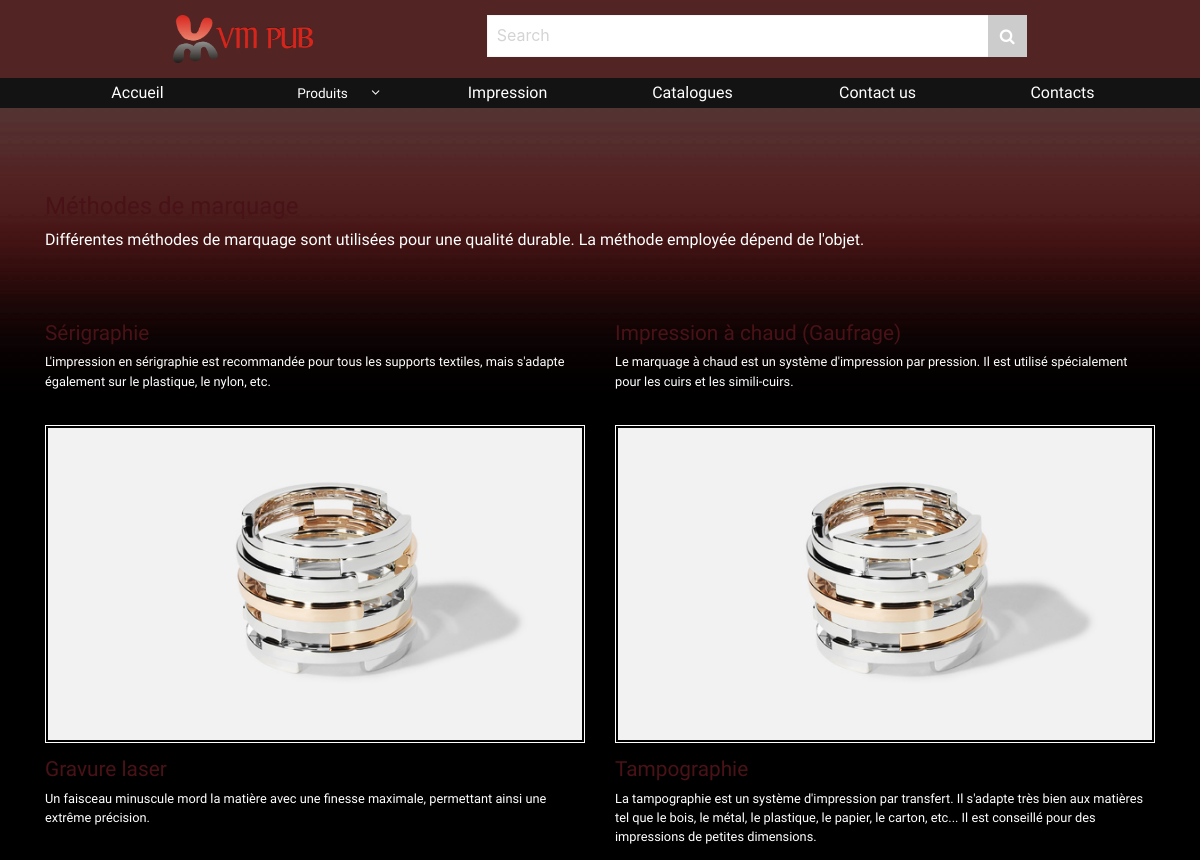
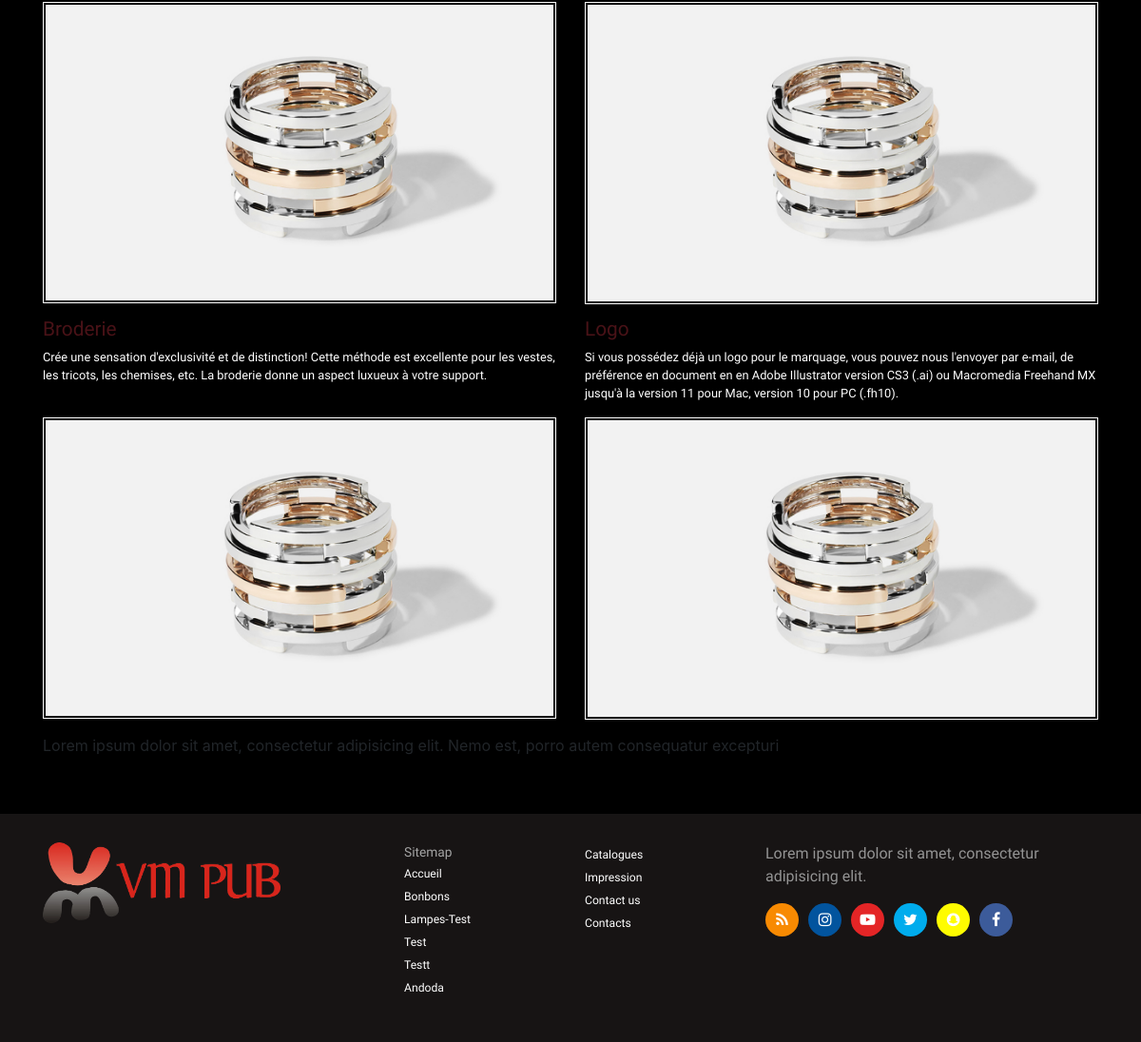
Page /impression/ on the committed database (2 pictures, top to bottom).
### main/models.py (models this page shows, shortened)
class Impression(models.Model):
    title = models.CharField(null=False, max_length=100)
    description = models.CharField(null=False, max_length=2000)
    photo = models.FileField(null=False, upload_to=settings.MEDIA_ROOT + '/impression/')

class Category(models.Model):
    name = models.CharField(null=False, max_length=50)
    photo = models.FileField(null=False, upload_to=settings.MEDIA_ROOT+'/categories/')

### main/views.py (the view)
# urls.py: url(r'impression/', ImpressionView.as_view(), name='impression'),
class ImpressionView(View):
    template_name = 'main/impression.html'
    def get(self, request):
        context = {'categories': get_categories(), 'news': get_news()}
        return render(request, 'main/impression.html', context)

### main/context_processors.py (called while the page is built)
def get_category_menu(request):
    cat_names = []
    categories = Category.objects.all()
    for category in categories:
        cat_names.append(category.name)
    return {
        'categories': cat_names,
        'impressions': Impression.objects.all(),
        'catalogs': Catalog.objects.all(),
    }

### main/views.py (called while the page is built)
def get_news():
    news = []
    hot_news = HotNew.objects.all()
    if hot_news:
        for n in hot_news:
            news.append(n.news)
    return news

def get_categories():
    cat_names = []
    categories = Category.objects.all()
    for category in categories:
        cat_names.append(category.name)
    categories_names = []
    for name in cat_names:
        categories_names.append(re.sub('\s+', '-', name))
    return categories_names

### main/templates/main/impression.html
{% extends 'main/base.html' %}
{% block content %}
{% load static %}
    <div class="container">
           <h2 class='special-header'>Impression</h2>
    </div>
    <div class='impression'>
        <div class="container">
            <div class="start">
                <h4 style="color: #491217">Méthodes de marquage</h4>
                <p>Différentes méthodes de marquage sont utilisées pour une qualité durable. La méthode employée dépend de l'objet.</p>
            </div>
            <div class="row">
                {% for imp in impressions %}
                <div class="col-md-6">
                    <div class="type">
                        <h4 style="color: #491217">{{ imp.title }}</h4>
                        <p>{{ imp.description }}</p>
                        <div class='image'>
                            <img src='{% static 'main/images/1.jpg'%}' alt='' class='img-fluid' />
                        </div>
                    </div>
                </div>
                {% endfor %}
            </div>
            <marquee>Lorem ipsum dolor sit amet, consectetur adipisicing elit. Nemo est, porro autem consequatur excepturi</marquee>
        </div>
    </div>
    {% endblock %}

### main/templates/main/footer.html (shortened to what this page needs)
{% load static %}
{% block footer %}
    <div class='footer'>
        <div class='container'>
            <div class='row'>
                <div class='col-md-4'>
                    <a href='#' target="_blank"><img src='{% static 'main/images/gif.gif' %}' alt='logo' class='img-fluid flogo' /></a>
                </div>
                <div class='col-md-4'>
                    <ul class='sitemap list-unstyled row'>
                        <div class='col-6'>
                            <li>
                                Sitemap
                            </li>
                            <li class="active">
                                <a href="{% url 'main:home' %}">Accueil <span class="sr-only">(current)</span></a>
                            </li>
                            {% for cat in categories %}
                            <li>
                                <a href="{% url 'main:categories' cat_name=cat %}">{{ cat|title }}</a>
                            </li>
                            {% endfor %}
                        </div>
                        <div class='col-6'>
                            <li>
                                <a href="{% url 'main:catalog' %}">Catalogues</a>
                            </li>
							 <li>
                                <a href="{% url 'main:impression' %}">Impression</a>
                            </li>
                            <li>
                                <a href="{% url 'main:contact' %}">Contact us</a>
                            </li>
                            <li>
                                <a href="{% url 'main:details' %}">Contacts</a>
                            </li>
                        </div>
                    </ul>
                </div>
                <div class='col-md-4'>
                    <div class='footer-brand'>
                        <p>Lorem ipsum dolor sit amet, consectetur adipisicing elit.</p>
                        <ul class='footer-media list-unstyled'>
                            <li><i class='fa fa-rss'></i></li>
                            <li><i class='fa fa-instagram'></i></li>
                            <li><i class='fa fa-youtube-play'></i></li>
                            <li><i class='fa fa-twitter'></i></li>
                            <li><i class='fa fa-snapchat'></i></li>
                            <li><i class='fa fa-facebook'></i></li>
                        </ul>
                    </div>
                </div>
            </div>
        </div>
    </div>
{% endblock %}

### main/static/main/css/stylesheet.css (style rules this page uses)
* { -webkit-box-sizing: border-box; -moz-box-sizing: border-box; -o-box-sizing: border-box; box-sizing: border-box; }
html { margin: 0; padding: 0; background-color: transparent; background-image: url(../images/bg.jpg); background-position: left top; background-repeat: repeat; background-attachment: scroll; }
body { background: url(../images/bg.jpg) no-repeat; -webkit-background-size: cover; -moz-background-size: cover; -o-background-size: cover; background-size: cover; height: 1vh }
h1,h2,h3,h4,h5,h6 { font-family: 'Do Hyeon', sans-serif; }
::placeholder { color: #d4d4d4;font-size: 1rem }
.special-header { padding-top: 60px;padding-left: 20px; color:#FFF;position: relative }
.special-header:before { content: ''; position: absolute; top: 55px; left: 0; width: 7px; height: 40px; background: #FFF; }
.footer { background: #171414; color: #FFF; padding: 30px 0; overflow: hidden; }
.footer .flogo { width: 250px }
.footer ul div:first-of-type li:first-of-type { cursor: default; font-size: 0.86rem; color: #a5a5a5; }
.footer ul div li a { font-size: 0.76rem }
.footer p { color: #949494 }
.footer .footer-media { display: flex; margin: 0 0 30px 0; padding: 0; color: #FFF }
.footer .footer-media li i { background: #FFF; width: 35px; height: 35px; line-height: 35px; text-align: center; border-radius: 50% }
.footer .footer-media li { padding-right: 10px }
.footer .footer-media li i:first-of-type { background: #f88a02 }
.footer .footer-media li:nth-of-type(2) i { background: #02549e }
.footer .footer-media li:nth-of-type(3) i { background: #e42526 }
.footer .footer-media li:nth-of-type(4) i { background: #00aced }
.footer .footer-media li:nth-of-type(5) i { background: #fffc00 }
.footer .footer-media li:last-of-type i { background: #3c5b9a }
.footer .sitemap { padding: 0; }
.footer .sitemap a { color: #FFF; text-decoration: none }
.impression { padding: 60px 0 }
.impression .start { margin: 30px 0 70px 0; color: #FFF }
.impression .type { color: #FFF;margin-bottom: 15px }
.impression .type h4 { font-size: 1.3rem }
.impression .type p { min-height: 57px; font-size: .8rem; }
.impression .type .image { border: 1px solid #FFF; padding: 2px; }

### rows in the picture
Impression: title "Sérigraphie", description "L'impression en sérigraphie est recommandée pour tous les supports textiles, mais s'adapte également sur le plastique, le nylon, etc."
Impression: title "Impression à chaud (Gaufrage)", description "Le marquage à chaud est un système d'impression par pression. Il est utilisé spécialement pour les cuirs et les simili-cuirs."
Impression: title "Gravure laser", description "Un faisceau minuscule mord la matière avec une finesse maximale, permettant ainsi une extrême précision."
Impression: title "Tampographie", description "La tampographie est un système d'impression par transfert. Il s'adapte très bien aux matières tel que le bois, le métal, le plastique, le papier, le carton, etc... Il est conseillé pour des impressions de petites dimensions."
Impression: title "Broderie", description "Crée une sensation d'exclusivité et de distinction! Cette méthode est excellente pour les vestes, les tricots, les chemises, etc. La broderie donne un aspect luxueux à votre support."
Impression: title "Logo", description "Si vous possédez déjà un logo pour le marquage, vous pouvez nous l'envoyer par e-mail, de préférence en document en en Adobe Illustrator version CS3 (.ai) ou Macromedia Freehand MX jusqu'à la version 11 pour Mac, version 10 pour PC (.fh10)."
Category: categories "Bonbons"
Category: categories "Test"
Category: categories "Testt"
Category: categories "Andoda"

### other values in the picture
{{ cat|title }} "Lampes-Test"
